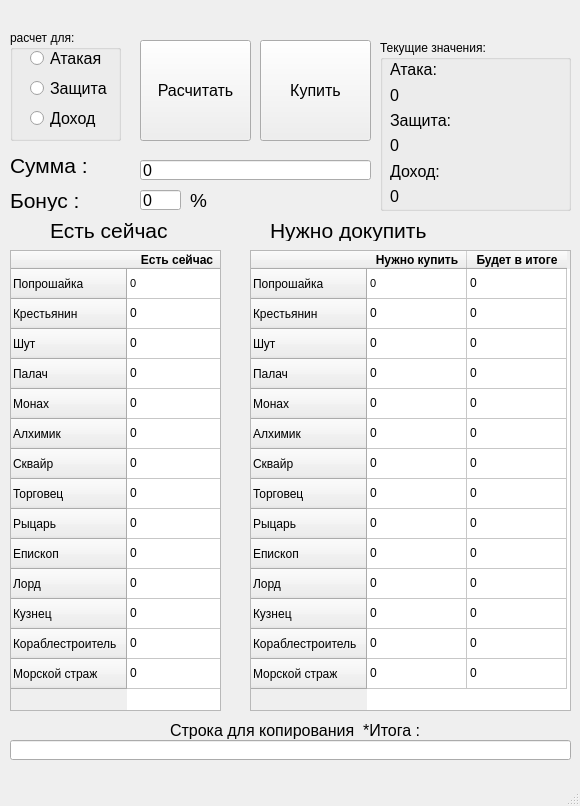
<?xml version="1.0" encoding="UTF-8"?>
<ui version="4.0">
 <class>MainWindow</class>
 <widget class="QMainWindow" name="MainWindow">
  <property name="geometry">
   <rect>
    <x>0</x>
    <y>0</y>
    <width>580</width>
    <height>806</height>
   </rect>
  </property>
  <property name="windowTitle">
   <string>MainWindow</string>
  </property>
  <widget class="QWidget" name="centralwidget">
   <widget class="QGroupBox" name="groupBox">
    <property name="geometry">
     <rect>
      <x>10</x>
      <y>30</y>
      <width>111</width>
      <height>111</height>
     </rect>
    </property>
    <property name="title">
     <string>расчет для:</string>
    </property>
    <widget class="QRadioButton" name="radioButton">
     <property name="geometry">
      <rect>
       <x>20</x>
       <y>20</y>
       <width>82</width>
       <height>17</height>
      </rect>
     </property>
     <property name="font">
      <font>
       <pointsize>12</pointsize>
      </font>
     </property>
     <property name="text">
      <string>Атакая</string>
     </property>
    </widget>
    <widget class="QRadioButton" name="radioButton_2">
     <property name="geometry">
      <rect>
       <x>20</x>
       <y>50</y>
       <width>82</width>
       <height>17</height>
      </rect>
     </property>
     <property name="font">
      <font>
       <pointsize>12</pointsize>
      </font>
     </property>
     <property name="text">
      <string>Защита</string>
     </property>
    </widget>
    <widget class="QRadioButton" name="radioButton_3">
     <property name="geometry">
      <rect>
       <x>20</x>
       <y>80</y>
       <width>82</width>
       <height>17</height>
      </rect>
     </property>
     <property name="font">
      <font>
       <pointsize>12</pointsize>
      </font>
     </property>
     <property name="text">
      <string>Доход</string>
     </property>
    </widget>
   </widget>
   <widget class="QPushButton" name="pushButton">
    <property name="geometry">
     <rect>
      <x>140</x>
      <y>40</y>
      <width>111</width>
      <height>101</height>
     </rect>
    </property>
    <property name="font">
     <font>
      <pointsize>12</pointsize>
     </font>
    </property>
    <property name="text">
     <string>Расчитать</string>
    </property>
   </widget>
   <widget class="QLabel" name="label">
    <property name="geometry">
     <rect>
      <x>10</x>
      <y>150</y>
      <width>81</width>
      <height>31</height>
     </rect>
    </property>
    <property name="font">
     <font>
      <pointsize>16</pointsize>
     </font>
    </property>
    <property name="text">
     <string>Сумма :</string>
    </property>
   </widget>
   <widget class="QLineEdit" name="lineEdit">
    <property name="geometry">
     <rect>
      <x>140</x>
      <y>160</y>
      <width>231</width>
      <height>20</height>
     </rect>
    </property>
    <property name="font">
     <font>
      <pointsize>12</pointsize>
     </font>
    </property>
    <property name="text">
     <string>0</string>
    </property>
   </widget>
   <widget class="QPushButton" name="pushButton_2">
    <property name="geometry">
     <rect>
      <x>260</x>
      <y>40</y>
      <width>111</width>
      <height>101</height>
     </rect>
    </property>
    <property name="font">
     <font>
      <pointsize>12</pointsize>
     </font>
    </property>
    <property name="text">
     <string>Купить</string>
    </property>
   </widget>
   <widget class="QTableWidget" name="tableWidget">
    <property name="geometry">
     <rect>
      <x>10</x>
      <y>250</y>
      <width>211</width>
      <height>461</height>
     </rect>
    </property>
    <row>
     <property name="text">
      <string>Попрошайка</string>
     </property>
    </row>
    <row>
     <property name="text">
      <string>Крестьянин</string>
     </property>
    </row>
    <row>
     <property name="text">
      <string>Шут</string>
     </property>
    </row>
    <row>
     <property name="text">
      <string>Палач</string>
     </property>
    </row>
    <row>
     <property name="text">
      <string>Монах</string>
     </property>
    </row>
    <row>
     <property name="text">
      <string>Алхимик</string>
     </property>
    </row>
    <row>
     <property name="text">
      <string>Сквайр</string>
     </property>
    </row>
    <row>
     <property name="text">
      <string>Торговец</string>
     </property>
    </row>
    <row>
     <property name="text">
      <string>Рыцарь</string>
     </property>
    </row>
    <row>
     <property name="text">
      <string>Епископ</string>
     </property>
    </row>
    <row>
     <property name="text">
      <string>Лорд</string>
     </property>
    </row>
    <row>
     <property name="text">
      <string>Кузнец</string>
     </property>
    </row>
    <row>
     <property name="text">
      <string>Кораблестроитель</string>
     </property>
    </row>
    <row>
     <property name="text">
      <string>Морской страж</string>
     </property>
    </row>
    <column>
     <property name="text">
      <string>Есть сейчас</string>
     </property>
     <property name="font">
      <font>
       <weight>75</weight>
       <bold>true</bold>
      </font>
     </property>
     <property name="background">
      <color>
       <red>0</red>
       <green>160</green>
       <blue>0</blue>
      </color>
     </property>
    </column>
    <item row="0" column="0">
     <property name="text">
      <string>0</string>
     </property>
     <property name="font">
      <font>
       <pointsize>8</pointsize>
       <weight>50</weight>
       <bold>false</bold>
      </font>
     </property>
    </item>
    <item row="1" column="0">
     <property name="text">
      <string>0</string>
     </property>
    </item>
    <item row="2" column="0">
     <property name="text">
      <string>0</string>
     </property>
    </item>
    <item row="3" column="0">
     <property name="text">
      <string>0</string>
     </property>
    </item>
    <item row="4" column="0">
     <property name="text">
      <string>0</string>
     </property>
    </item>
    <item row="5" column="0">
     <property name="text">
      <string>0</string>
     </property>
    </item>
    <item row="6" column="0">
     <property name="text">
      <string>0</string>
     </property>
    </item>
    <item row="7" column="0">
     <property name="text">
      <string>0</string>
     </property>
    </item>
    <item row="8" column="0">
     <property name="text">
      <string>0</string>
     </property>
    </item>
    <item row="9" column="0">
     <property name="text">
      <string>0</string>
     </property>
    </item>
    <item row="10" column="0">
     <property name="text">
      <string>0</string>
     </property>
    </item>
    <item row="11" column="0">
     <property name="text">
      <string>0</string>
     </property>
    </item>
    <item row="12" column="0">
     <property name="text">
      <string>0</string>
     </property>
    </item>
    <item row="13" column="0">
     <property name="text">
      <string>0</string>
     </property>
    </item>
   </widget>
   <widget class="QTableWidget" name="tableWidget_2">
    <property name="geometry">
     <rect>
      <x>250</x>
      <y>250</y>
      <width>321</width>
      <height>461</height>
     </rect>
    </property>
    <row>
     <property name="text">
      <string>Попрошайка</string>
     </property>
    </row>
    <row>
     <property name="text">
      <string>Крестьянин</string>
     </property>
    </row>
    <row>
     <property name="text">
      <string>Шут</string>
     </property>
    </row>
    <row>
     <property name="text">
      <string>Палач</string>
     </property>
    </row>
    <row>
     <property name="text">
      <string>Монах</string>
     </property>
    </row>
    <row>
     <property name="text">
      <string>Алхимик</string>
     </property>
    </row>
    <row>
     <property name="text">
      <string>Сквайр</string>
     </property>
    </row>
    <row>
     <property name="text">
      <string>Торговец</string>
     </property>
    </row>
    <row>
     <property name="text">
      <string>Рыцарь</string>
     </property>
    </row>
    <row>
     <property name="text">
      <string>Епископ</string>
     </property>
    </row>
    <row>
     <property name="text">
      <string>Лорд</string>
     </property>
    </row>
    <row>
     <property name="text">
      <string>Кузнец</string>
     </property>
    </row>
    <row>
     <property name="text">
      <string>Кораблестроитель</string>
     </property>
    </row>
    <row>
     <property name="text">
      <string>Морской страж</string>
     </property>
    </row>
    <column>
     <property name="text">
      <string>Нужно купить</string>
     </property>
     <property name="font">
      <font>
       <weight>75</weight>
       <bold>true</bold>
      </font>
     </property>
     <property name="background">
      <color>
       <red>0</red>
       <green>160</green>
       <blue>0</blue>
      </color>
     </property>
    </column>
    <column>
     <property name="text">
      <string>Будет в итоге</string>
     </property>
     <property name="font">
      <font>
       <weight>75</weight>
       <bold>true</bold>
      </font>
     </property>
    </column>
    <item row="0" column="0">
     <property name="text">
      <string>0</string>
     </property>
     <property name="font">
      <font>
       <pointsize>8</pointsize>
       <weight>50</weight>
       <bold>false</bold>
      </font>
     </property>
    </item>
    <item row="0" column="1">
     <property name="text">
      <string>0</string>
     </property>
    </item>
    <item row="1" column="0">
     <property name="text">
      <string>0</string>
     </property>
    </item>
    <item row="1" column="1">
     <property name="text">
      <string>0</string>
     </property>
    </item>
    <item row="2" column="0">
     <property name="text">
      <string>0</string>
     </property>
    </item>
    <item row="2" column="1">
     <property name="text">
      <string>0</string>
     </property>
    </item>
    <item row="3" column="0">
     <property name="text">
      <string>0</string>
     </property>
    </item>
    <item row="3" column="1">
     <property name="text">
      <string>0</string>
     </property>
    </item>
    <item row="4" column="0">
     <property name="text">
      <string>0</string>
     </property>
    </item>
    <item row="4" column="1">
     <property name="text">
      <string>0</string>
     </property>
    </item>
    <item row="5" column="0">
     <property name="text">
      <string>0</string>
     </property>
    </item>
    <item row="5" column="1">
     <property name="text">
      <string>0</string>
     </property>
    </item>
    <item row="6" column="0">
     <property name="text">
      <string>0</string>
     </property>
    </item>
    <item row="6" column="1">
     <property name="text">
      <string>0</string>
     </property>
    </item>
    <item row="7" column="0">
     <property name="text">
      <string>0</string>
     </property>
    </item>
    <item row="7" column="1">
     <property name="text">
      <string>0</string>
     </property>
    </item>
    <item row="8" column="0">
     <property name="text">
      <string>0</string>
     </property>
    </item>
    <item row="8" column="1">
     <property name="text">
      <string>0</string>
     </property>
    </item>
    <item row="9" column="0">
     <property name="text">
      <string>0</string>
     </property>
    </item>
    <item row="9" column="1">
     <property name="text">
      <string>0</string>
     </property>
    </item>
    <item row="10" column="0">
     <property name="text">
      <string>0</string>
     </property>
    </item>
    <item row="10" column="1">
     <property name="text">
      <string>0</string>
     </property>
    </item>
    <item row="11" column="0">
     <property name="text">
      <string>0</string>
     </property>
    </item>
    <item row="11" column="1">
     <property name="text">
      <string>0</string>
     </property>
    </item>
    <item row="12" column="0">
     <property name="text">
      <string>0</string>
     </property>
    </item>
    <item row="12" column="1">
     <property name="text">
      <string>0</string>
     </property>
    </item>
    <item row="13" column="0">
     <property name="text">
      <string>0</string>
     </property>
    </item>
    <item row="13" column="1">
     <property name="text">
      <string>0</string>
     </property>
    </item>
   </widget>
   <widget class="QLabel" name="label_2">
    <property name="geometry">
     <rect>
      <x>10</x>
      <y>190</y>
      <width>91</width>
      <height>21</height>
     </rect>
    </property>
    <property name="font">
     <font>
      <pointsize>16</pointsize>
     </font>
    </property>
    <property name="text">
     <string>Бонус :</string>
    </property>
   </widget>
   <widget class="QLineEdit" name="lineEdit_2">
    <property name="geometry">
     <rect>
      <x>140</x>
      <y>190</y>
      <width>41</width>
      <height>20</height>
     </rect>
    </property>
    <property name="font">
     <font>
      <pointsize>12</pointsize>
     </font>
    </property>
    <property name="text">
     <string>0</string>
    </property>
   </widget>
   <widget class="QLabel" name="label_3">
    <property name="geometry">
     <rect>
      <x>190</x>
      <y>190</y>
      <width>51</width>
      <height>21</height>
     </rect>
    </property>
    <property name="font">
     <font>
      <pointsize>14</pointsize>
     </font>
    </property>
    <property name="text">
     <string>%</string>
    </property>
   </widget>
   <widget class="QGroupBox" name="groupBox_2">
    <property name="geometry">
     <rect>
      <x>380</x>
      <y>40</y>
      <width>191</width>
      <height>171</height>
     </rect>
    </property>
    <property name="title">
     <string>Текущие значения:</string>
    </property>
    <widget class="QWidget" name="">
     <property name="geometry">
      <rect>
       <x>10</x>
       <y>20</y>
       <width>63</width>
       <height>146</height>
      </rect>
     </property>
     <layout class="QVBoxLayout" name="verticalLayout">
      <item>
       <widget class="QLabel" name="label_4">
        <property name="font">
         <font>
          <pointsize>12</pointsize>
         </font>
        </property>
        <property name="text">
         <string>Атака:</string>
        </property>
       </widget>
      </item>
      <item>
       <widget class="QLabel" name="label_7">
        <property name="font">
         <font>
          <pointsize>12</pointsize>
         </font>
        </property>
        <property name="text">
         <string>0</string>
        </property>
       </widget>
      </item>
      <item>
       <widget class="QLabel" name="label_5">
        <property name="font">
         <font>
          <pointsize>12</pointsize>
         </font>
        </property>
        <property name="text">
         <string>Защита:</string>
        </property>
       </widget>
      </item>
      <item>
       <widget class="QLabel" name="label_8">
        <property name="font">
         <font>
          <pointsize>12</pointsize>
         </font>
        </property>
        <property name="text">
         <string>0</string>
        </property>
       </widget>
      </item>
      <item>
       <widget class="QLabel" name="label_6">
        <property name="font">
         <font>
          <pointsize>12</pointsize>
         </font>
        </property>
        <property name="text">
         <string>Доход:</string>
        </property>
       </widget>
      </item>
      <item>
       <widget class="QLabel" name="label_9">
        <property name="font">
         <font>
          <pointsize>12</pointsize>
         </font>
        </property>
        <property name="text">
         <string>0</string>
        </property>
       </widget>
      </item>
     </layout>
    </widget>
   </widget>
   <widget class="QLabel" name="label_10">
    <property name="geometry">
     <rect>
      <x>50</x>
      <y>220</y>
      <width>121</width>
      <height>21</height>
     </rect>
    </property>
    <property name="font">
     <font>
      <pointsize>16</pointsize>
     </font>
    </property>
    <property name="text">
     <string>Есть сейчас</string>
    </property>
   </widget>
   <widget class="QLabel" name="label_11">
    <property name="geometry">
     <rect>
      <x>270</x>
      <y>220</y>
      <width>171</width>
      <height>21</height>
     </rect>
    </property>
    <property name="font">
     <font>
      <pointsize>16</pointsize>
     </font>
    </property>
    <property name="text">
     <string>Нужно докупить</string>
    </property>
   </widget>
   <widget class="QLabel" name="label_12">
    <property name="geometry">
     <rect>
      <x>170</x>
      <y>720</y>
      <width>261</width>
      <height>21</height>
     </rect>
    </property>
    <property name="font">
     <font>
      <pointsize>12</pointsize>
     </font>
    </property>
    <property name="text">
     <string>Строка для копирования  *Итога :</string>
    </property>
   </widget>
   <widget class="QLineEdit" name="lineEdit_3">
    <property name="geometry">
     <rect>
      <x>10</x>
      <y>740</y>
      <width>561</width>
      <height>20</height>
     </rect>
    </property>
   </widget>
  </widget>
  <widget class="QMenuBar" name="menubar">
   <property name="geometry">
    <rect>
     <x>0</x>
     <y>0</y>
     <width>580</width>
     <height>21</height>
    </rect>
   </property>
  </widget>
  <widget class="QStatusBar" name="statusbar"/>
 </widget>
 <resources/>
 <connections/>
</ui>
